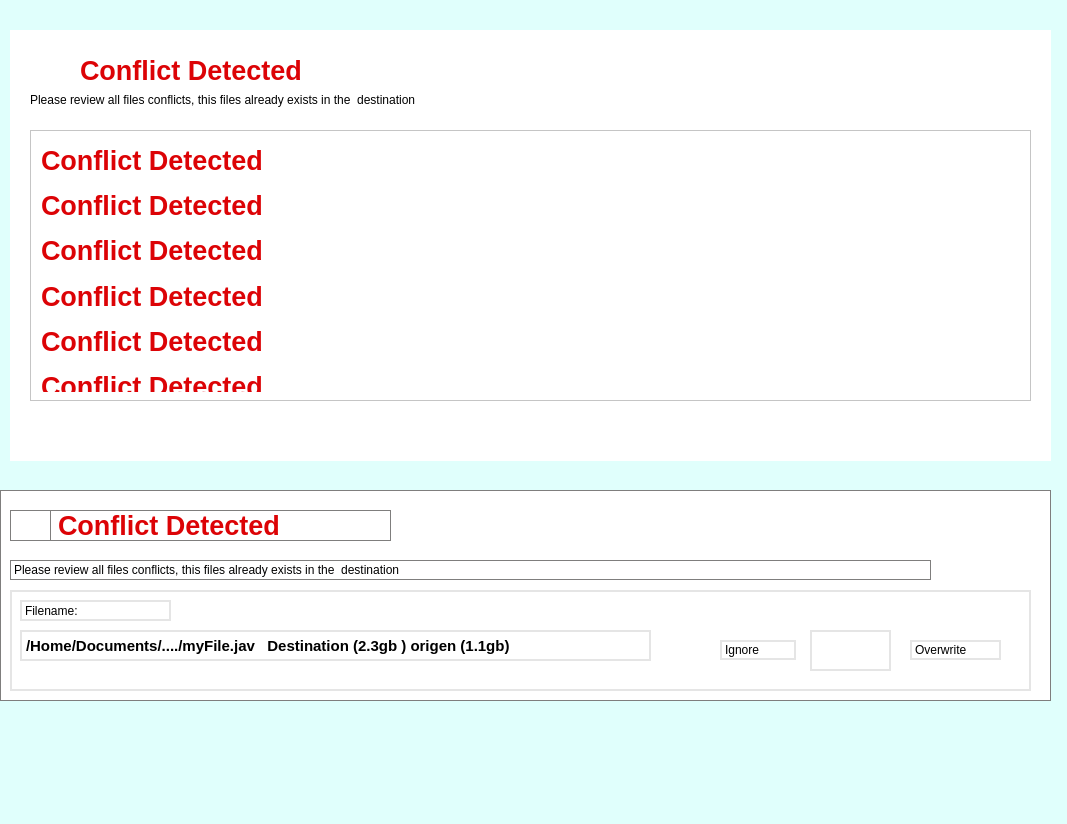
<?xml version="1.0" encoding="UTF-8"?>
<ui version="4.0">
 <class>Form</class>
 <widget class="QWidget" name="Form">
  <property name="geometry">
   <rect>
    <x>0</x>
    <y>0</y>
    <width>1067</width>
    <height>824</height>
   </rect>
  </property>
  <property name="windowTitle">
   <string>Form</string>
  </property>
  <property name="styleSheet">
   <string notr="true">background-color: rgb(224, 255, 252);</string>
  </property>
  <widget class="QFrame" name="frame_3">
   <property name="geometry">
    <rect>
     <x>0</x>
     <y>490</y>
     <width>1051</width>
     <height>211</height>
    </rect>
   </property>
   <property name="styleSheet">
    <string notr="true">QFrame {
    background-color: rgb(255, 255, 255);
    border: 1px solid #7f7e7d;
}

</string>
   </property>
   <property name="frameShape">
    <enum>QFrame::StyledPanel</enum>
   </property>
   <property name="frameShadow">
    <enum>QFrame::Raised</enum>
   </property>
   <widget class="QWidget" name="widget_4" native="true">
    <property name="geometry">
     <rect>
      <x>10</x>
      <y>100</y>
      <width>1021</width>
      <height>101</height>
     </rect>
    </property>
    <property name="styleSheet">
     <string notr="true">QWidget {
	background-color: rgb(255, 255, 255);
    border: 2px solid #E5E5E5;
}</string>
    </property>
    <widget class="QPushButton" name="pushButton">
     <property name="geometry">
      <rect>
       <x>800</x>
       <y>40</y>
       <width>81</width>
       <height>41</height>
      </rect>
     </property>
     <property name="styleSheet">
      <string notr="true">QPushButton#toggleButton {
    border: none;
    border-image: url(&quot;/home/charlito/Documents/dev/python/figma/toggleBtnOff.png&quot;);
}

QPushButton#toggleButton:checked {
    border-image: url(&quot;/home/charlito/Documents/dev/python/figma/toggleBtnOn.png&quot;);
}</string>
     </property>
     <property name="text">
      <string/>
     </property>
     <property name="icon">
      <iconset>
       <normaloff>../../figma/toogleBtnOff.png</normaloff>../../figma/toogleBtnOff.png</iconset>
     </property>
     <property name="iconSize">
      <size>
       <width>80</width>
       <height>40</height>
      </size>
     </property>
     <property name="checkable">
      <bool>true</bool>
     </property>
     <property name="checked">
      <bool>true</bool>
     </property>
    </widget>
    <widget class="QLabel" name="label_3">
     <property name="geometry">
      <rect>
       <x>10</x>
       <y>10</y>
       <width>151</width>
       <height>21</height>
      </rect>
     </property>
     <property name="text">
      <string>Filename:</string>
     </property>
    </widget>
    <widget class="QLabel" name="label_4">
     <property name="geometry">
      <rect>
       <x>10</x>
       <y>40</y>
       <width>631</width>
       <height>31</height>
      </rect>
     </property>
     <property name="font">
      <font>
       <pointsize>11</pointsize>
       <weight>75</weight>
       <bold>true</bold>
      </font>
     </property>
     <property name="text">
      <string>/Home/Documents/..../myFile.jav   Destination (2.3gb ) origen (1.1gb)</string>
     </property>
    </widget>
    <widget class="QLabel" name="label_5">
     <property name="geometry">
      <rect>
       <x>710</x>
       <y>50</y>
       <width>76</width>
       <height>20</height>
      </rect>
     </property>
     <property name="text">
      <string>Ignore</string>
     </property>
    </widget>
    <widget class="QLabel" name="label_6">
     <property name="geometry">
      <rect>
       <x>900</x>
       <y>50</y>
       <width>91</width>
       <height>20</height>
      </rect>
     </property>
     <property name="text">
      <string>Overwrite</string>
     </property>
    </widget>
   </widget>
   <widget class="QLabel" name="label">
    <property name="geometry">
     <rect>
      <x>10</x>
      <y>20</y>
      <width>41</width>
      <height>31</height>
     </rect>
    </property>
    <property name="text">
     <string/>
    </property>
    <property name="pixmap">
     <pixmap>../../figma/ic_alert.png</pixmap>
    </property>
    <property name="scaledContents">
     <bool>true</bool>
    </property>
   </widget>
   <widget class="QLabel" name="label_conflic">
    <property name="geometry">
     <rect>
      <x>50</x>
      <y>20</y>
      <width>341</width>
      <height>31</height>
     </rect>
    </property>
    <property name="font">
     <font>
      <pointsize>20</pointsize>
      <weight>75</weight>
      <bold>true</bold>
     </font>
    </property>
    <property name="styleSheet">
     <string notr="true">color: rgb(220, 3, 6);</string>
    </property>
    <property name="text">
     <string>Conflict Detected</string>
    </property>
   </widget>
   <widget class="QLabel" name="label_2">
    <property name="geometry">
     <rect>
      <x>10</x>
      <y>70</y>
      <width>921</width>
      <height>20</height>
     </rect>
    </property>
    <property name="text">
     <string>Please review all files conflicts, this files already exists in the  destination</string>
    </property>
   </widget>
  </widget>
  <widget class="QWidget" name="containerLwidget_s2" native="true">
   <property name="geometry">
    <rect>
     <x>10</x>
     <y>30</y>
     <width>1041</width>
     <height>431</height>
    </rect>
   </property>
   <property name="styleSheet">
    <string notr="true">background-color: rgb(255, 255, 255);</string>
   </property>
   <widget class="QLabel" name="label_7">
    <property name="geometry">
     <rect>
      <x>20</x>
      <y>20</y>
      <width>41</width>
      <height>31</height>
     </rect>
    </property>
    <property name="text">
     <string/>
    </property>
    <property name="pixmap">
     <pixmap>../../figma/ic_alert.png</pixmap>
    </property>
    <property name="scaledContents">
     <bool>true</bool>
    </property>
   </widget>
   <widget class="QLabel" name="label_conflic_2">
    <property name="geometry">
     <rect>
      <x>70</x>
      <y>20</y>
      <width>341</width>
      <height>41</height>
     </rect>
    </property>
    <property name="font">
     <font>
      <pointsize>20</pointsize>
      <weight>75</weight>
      <bold>true</bold>
     </font>
    </property>
    <property name="styleSheet">
     <string notr="true">color: rgb(220, 3, 6);</string>
    </property>
    <property name="text">
     <string>Conflict Detected</string>
    </property>
   </widget>
   <widget class="QLabel" name="label_8">
    <property name="geometry">
     <rect>
      <x>20</x>
      <y>60</y>
      <width>591</width>
      <height>20</height>
     </rect>
    </property>
    <property name="text">
     <string>Please review all files conflicts, this files already exists in the  destination</string>
    </property>
   </widget>
   <widget class="QScrollArea" name="scrollArea">
    <property name="geometry">
     <rect>
      <x>20</x>
      <y>100</y>
      <width>1001</width>
      <height>271</height>
     </rect>
    </property>
    <property name="widgetResizable">
     <bool>true</bool>
    </property>
    <widget class="QWidget" name="scrollAreaWidgetContents">
     <property name="geometry">
      <rect>
       <x>0</x>
       <y>0</y>
       <width>997</width>
       <height>267</height>
      </rect>
     </property>
     <widget class="QWidget" name="widget" native="true">
      <property name="geometry">
       <rect>
        <x>0</x>
        <y>0</y>
        <width>991</width>
        <height>261</height>
       </rect>
      </property>
      <widget class="QWidget" name="verticalLayoutWidget_2">
       <property name="geometry">
        <rect>
         <x>10</x>
         <y>10</y>
         <width>971</width>
         <height>355</height>
        </rect>
       </property>
       <layout class="QVBoxLayout" name="verticalLayout_2">
        <item>
         <widget class="QLabel" name="label_conflic_3">
          <property name="font">
           <font>
            <pointsize>20</pointsize>
            <weight>75</weight>
            <bold>true</bold>
           </font>
          </property>
          <property name="styleSheet">
           <string notr="true">color: rgb(220, 3, 6);</string>
          </property>
          <property name="text">
           <string>Conflict Detected</string>
          </property>
         </widget>
        </item>
        <item>
         <widget class="QLabel" name="label_conflic_6">
          <property name="font">
           <font>
            <pointsize>20</pointsize>
            <weight>75</weight>
            <bold>true</bold>
           </font>
          </property>
          <property name="styleSheet">
           <string notr="true">color: rgb(220, 3, 6);</string>
          </property>
          <property name="text">
           <string>Conflict Detected</string>
          </property>
         </widget>
        </item>
        <item>
         <widget class="QLabel" name="label_conflic_7">
          <property name="font">
           <font>
            <pointsize>20</pointsize>
            <weight>75</weight>
            <bold>true</bold>
           </font>
          </property>
          <property name="styleSheet">
           <string notr="true">color: rgb(220, 3, 6);</string>
          </property>
          <property name="text">
           <string>Conflict Detected</string>
          </property>
         </widget>
        </item>
        <item>
         <widget class="QLabel" name="label_conflic_9">
          <property name="font">
           <font>
            <pointsize>20</pointsize>
            <weight>75</weight>
            <bold>true</bold>
           </font>
          </property>
          <property name="styleSheet">
           <string notr="true">color: rgb(220, 3, 6);</string>
          </property>
          <property name="text">
           <string>Conflict Detected</string>
          </property>
         </widget>
        </item>
        <item>
         <widget class="QLabel" name="label_conflic_8">
          <property name="font">
           <font>
            <pointsize>20</pointsize>
            <weight>75</weight>
            <bold>true</bold>
           </font>
          </property>
          <property name="styleSheet">
           <string notr="true">color: rgb(220, 3, 6);</string>
          </property>
          <property name="text">
           <string>Conflict Detected</string>
          </property>
         </widget>
        </item>
        <item>
         <widget class="QLabel" name="label_conflic_10">
          <property name="font">
           <font>
            <pointsize>20</pointsize>
            <weight>75</weight>
            <bold>true</bold>
           </font>
          </property>
          <property name="styleSheet">
           <string notr="true">color: rgb(220, 3, 6);</string>
          </property>
          <property name="text">
           <string>Conflict Detected</string>
          </property>
         </widget>
        </item>
        <item>
         <widget class="QLabel" name="label_conflic_5">
          <property name="font">
           <font>
            <pointsize>20</pointsize>
            <weight>75</weight>
            <bold>true</bold>
           </font>
          </property>
          <property name="styleSheet">
           <string notr="true">color: rgb(220, 3, 6);</string>
          </property>
          <property name="text">
           <string>Conflict Detected</string>
          </property>
         </widget>
        </item>
        <item>
         <widget class="QLabel" name="label_conflic_4">
          <property name="font">
           <font>
            <pointsize>20</pointsize>
            <weight>75</weight>
            <bold>true</bold>
           </font>
          </property>
          <property name="styleSheet">
           <string notr="true">color: rgb(220, 3, 6);</string>
          </property>
          <property name="text">
           <string>Conflict Detected</string>
          </property>
         </widget>
        </item>
       </layout>
      </widget>
     </widget>
    </widget>
   </widget>
  </widget>
 </widget>
 <resources/>
 <connections/>
</ui>
